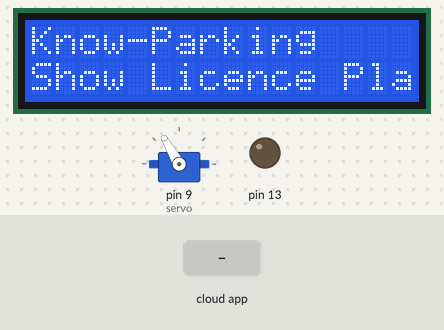
A sketch run on a simulated Arduino Uno, built with avr-gcc and run on an emulated ATmega328P. On the bench: 16×2 character LCD, servo, output pins drawn as LEDs (lit = HIGH). Inputs (shaded band) come from the test bench. The ROS host is connected and sends only what is stated.

Above: at 1.2 s.
1.3 s: the phone or cloud app sets lcd to 0
At 2.4 s:
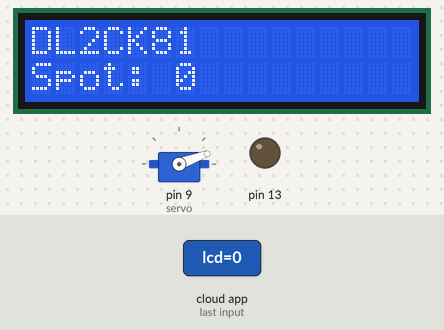
At 12.4 s:
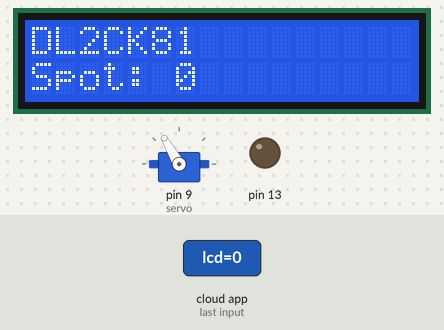
Timing chart, 0 to 12.8 s (numbered marks = the images above; inputs shaded):
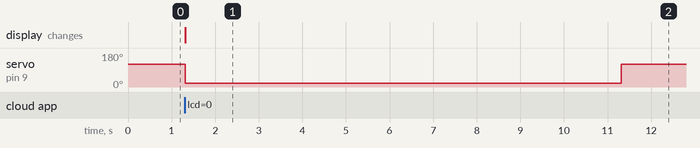

The sketch:

ServoControl.ino
```cpp
/*
 * rosserial Servo Control Example
 *
 * This sketch demonstrates the control of hobby R/C servos
 * using ROS and the arduiono
 *
 * For the full tutorial write up, visit
 * www.ros.org/wiki/rosserial_arduino_demos
 *
 * For more information on the Arduino Servo Library
 * Checkout :
 * http://www.arduino.cc/en/Reference/Servo
 */

#if (ARDUINO >= 100)
 #include <Arduino.h>
#else
 #include <WProgram.h>
#endif

#include <Servo.h>
#include <ros.h>
#include <std_msgs/String.h>
#include <LiquidCrystal_I2C.h>

LiquidCrystal_I2C lcd(0x27,16,2);


ros::NodeHandle  nh;

Servo servo;

void servo_cb( const std_msgs::String& cmd_msg){

  lcd.clear();
  lcd.setCursor(0,0);
  lcd.print("DL2CK81");
  lcd.setCursor(0,1);
  lcd.print("Spot: ");
  lcd.print(cmd_msg.data);
  servo.write(20); //set servo angle, should be from 0-180
  delay(10000);
  servo.write(120);

}


ros::Subscriber<std_msgs::String> sub("lcd", servo_cb);

void setup(){
  lcd.init();
  pinMode(13, OUTPUT);
  lcd.clear();
  lcd.backlight();
  nh.initNode();
  nh.subscribe(sub);

  nh.initNode();
  lcd.setCursor(0,0);
  lcd.print("Know-Parking");
  lcd.setCursor(0,1);
  lcd.print("Show Licence Plate");
  nh.subscribe(sub);

  servo.attach(9); //attach it to pin 9
  servo.write(120);
}

void loop(){
  nh.spinOnce();
  delay(1);
}
```

Measured:
- after the input at 1.3 s, servo on pin 9 (servo): 120° → 20° at once, → 120° 10.0 s later; the display: changes at once (image 1)
